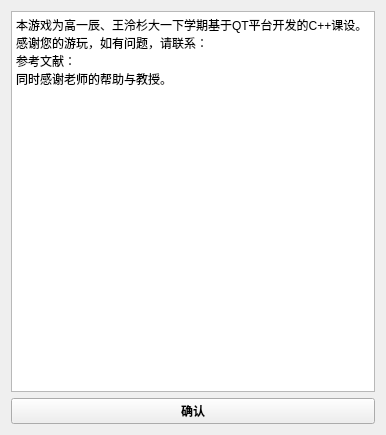
<?xml version="1.0" encoding="UTF-8"?>
<ui version="4.0">
 <class>inform</class>
 <widget class="QWidget" name="inform">
  <property name="geometry">
   <rect>
    <x>0</x>
    <y>0</y>
    <width>386</width>
    <height>435</height>
   </rect>
  </property>
  <property name="windowTitle">
   <string>Form</string>
  </property>
  <layout class="QVBoxLayout" name="verticalLayout">
   <item>
    <widget class="QTextBrowser" name="textBrowser">
     <property name="html">
      <string>&lt;!DOCTYPE HTML PUBLIC &quot;-//W3C//DTD HTML 4.0//EN&quot; &quot;http://www.w3.org/TR/REC-html40/strict.dtd&quot;&gt;
&lt;html&gt;&lt;head&gt;&lt;meta name=&quot;qrichtext&quot; content=&quot;1&quot; /&gt;&lt;style type=&quot;text/css&quot;&gt;
p, li { white-space: pre-wrap; }
&lt;/style&gt;&lt;/head&gt;&lt;body style=&quot; font-family:'SimSun'; font-size:9pt; font-weight:400; font-style:normal;&quot;&gt;
&lt;p style=&quot; margin-top:0px; margin-bottom:0px; margin-left:0px; margin-right:0px; -qt-block-indent:0; text-indent:0px;&quot;&gt;&lt;span style=&quot; font-family:'SimSun';&quot;&gt;本游戏为高一辰、王泠杉大一下学期基于QT平台开发的C++课设。感谢您的游玩，如有问题，请联系：&lt;/span&gt;&lt;/p&gt;
&lt;p style=&quot; margin-top:0px; margin-bottom:0px; margin-left:0px; margin-right:0px; -qt-block-indent:0; text-indent:0px;&quot;&gt;&lt;span style=&quot; font-family:'SimSun';&quot;&gt;参考文献：&lt;/span&gt;&lt;/p&gt;
&lt;p style=&quot; margin-top:0px; margin-bottom:0px; margin-left:0px; margin-right:0px; -qt-block-indent:0; text-indent:0px;&quot;&gt;&lt;span style=&quot; font-family:'SimSun';&quot;&gt;同时感谢老师的帮助与教授。&lt;/span&gt;&lt;/p&gt;&lt;/body&gt;&lt;/html&gt;</string>
     </property>
    </widget>
   </item>
   <item>
    <widget class="QPushButton" name="pushButton">
     <property name="font">
      <font>
       <weight>75</weight>
       <bold>true</bold>
      </font>
     </property>
     <property name="text">
      <string>确认</string>
     </property>
    </widget>
   </item>
  </layout>
 </widget>
 <resources/>
 <connections/>
</ui>
